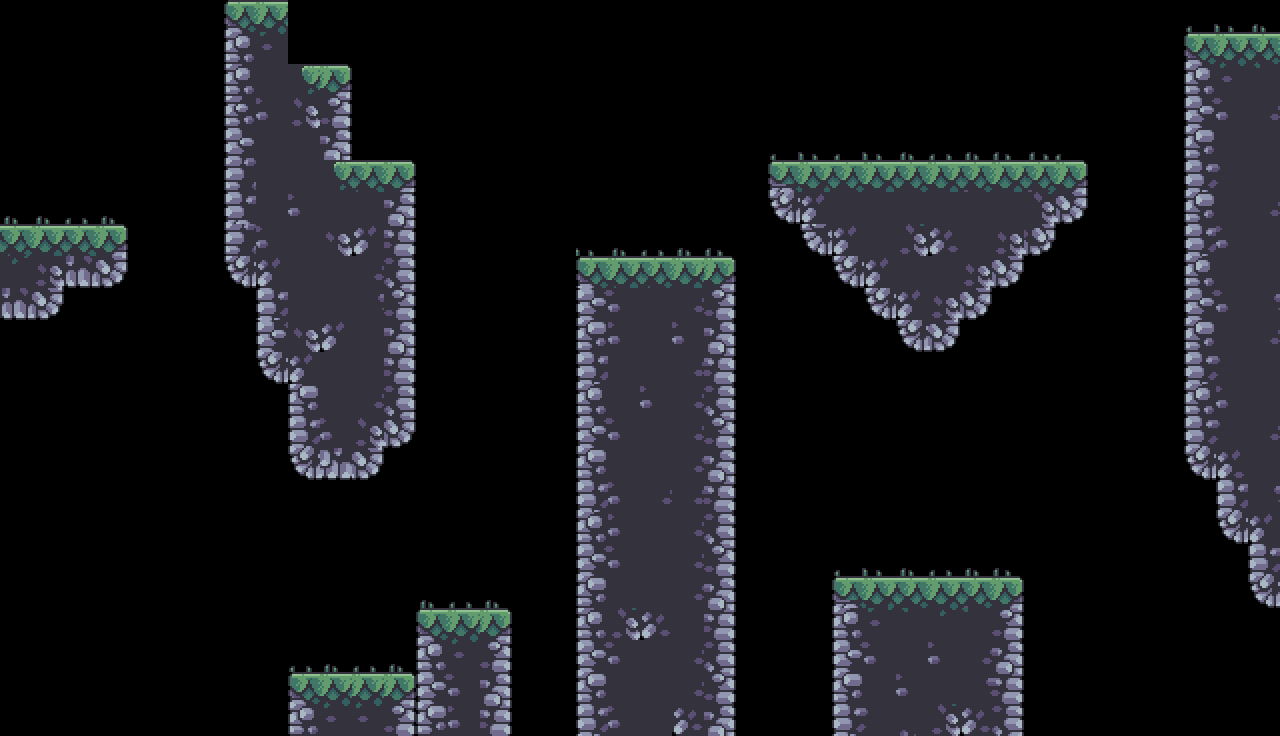

A 2D game scene composited from a Tiled map and its tileset images. What follows is a short description and the map's XML, with every tile layer's data as written:
An orthogonal 40x23 tile map with 32x32 px tiles, 2 tile layers (Terrain, Decorations), 4 tilesets and 2 objects (player, flag).

<map version="1.10" tiledversion="1.11.0" orientation="orthogonal" renderorder="right-down" width="40" height="23" tilewidth="32" tileheight="32" infinite="0" nextlayerid="4" nextobjectid="4">
 <tileset firstgid="1" name="player" tilewidth="64" tileheight="64" tilecount="1" columns="1">
  <image source="../../assets/graphics/tilesets/player.png" width="64" height="64" />
 </tileset>
 <tileset firstgid="2" name="flag" tilewidth="64" tileheight="64" tilecount="1" columns="1">
  <image source="../../assets/graphics/tilesets/flag.png" width="64" height="64" />
 </tileset>
 <tileset firstgid="3" name="terrain" tilewidth="32" tileheight="32" tilecount="192" columns="24">
  <image source="../../assets/graphics/tilesets/terrain.png" width="768" height="256" />
 </tileset>
 <tileset firstgid="195" name="grass" tilewidth="32" tileheight="32" tilecount="20" columns="10">
  <image source="../../assets/graphics/tilesets/grass.png" width="320" height="64" />
 </tileset>
 <layer id="1" name="Terrain" width="40" height="23">
  <data encoding="csv">
0,0,0,0,0,0,0,3,118,0,0,0,0,0,0,0,0,0,0,0,0,0,0,0,0,0,0,0,0,0,0,0,0,0,0,0,0,0,0,0,
0,0,0,0,0,0,0,27,28,0,0,0,0,0,0,0,0,0,0,0,0,0,0,0,0,0,0,0,0,0,0,0,0,0,0,0,0,3,4,5,
0,0,0,0,0,0,0,27,77,24,8,0,0,0,0,0,0,0,0,0,0,0,0,0,0,0,0,0,0,0,0,0,0,0,0,0,0,27,28,29,
0,0,0,0,0,0,0,33,52,132,32,0,0,0,0,0,0,0,0,0,0,0,0,0,0,0,0,0,0,0,0,0,0,0,0,0,0,51,52,55,
0,0,0,0,0,0,0,57,64,64,56,0,0,0,0,0,0,0,0,0,0,0,0,0,0,0,0,0,0,0,0,0,0,0,0,0,0,75,76,77,
0,0,0,0,0,0,0,81,64,64,24,7,8,0,0,0,0,0,0,0,0,0,0,0,147,148,149,150,149,150,151,150,151,152,0,0,0,99,100,78,
0,0,0,0,0,0,0,105,64,108,84,85,56,0,0,0,0,0,0,0,0,0,0,0,191,89,54,53,54,54,53,53,142,194,0,0,0,75,76,55,
5,6,7,8,0,0,0,81,108,64,92,93,80,0,0,0,0,0,0,0,0,0,0,0,0,171,89,54,136,137,53,90,176,0,0,0,0,99,52,78,
30,90,127,128,0,0,0,123,89,64,77,109,104,0,0,0,0,0,3,4,5,6,8,0,0,0,123,89,54,54,90,128,0,0,0,0,0,27,78,78,
127,128,0,0,0,0,0,0,99,13,84,79,32,0,0,0,0,0,51,52,54,55,32,0,0,0,0,123,89,90,128,0,0,0,0,0,0,51,52,79,
0,0,0,0,0,0,0,0,51,92,93,84,56,0,0,0,0,0,75,52,54,52,56,0,0,0,0,0,123,194,0,0,0,0,0,0,0,75,76,55,
0,0,0,0,0,0,0,0,191,89,84,85,80,0,0,0,0,0,99,53,54,55,80,0,0,0,0,0,0,0,0,0,0,0,0,0,0,99,100,78,
0,0,0,0,0,0,0,0,0,75,84,109,104,0,0,0,0,0,27,53,52,55,104,0,0,0,0,0,0,0,0,0,0,0,0,0,0,27,52,78,
0,0,0,0,0,0,0,0,0,99,108,132,128,0,0,0,0,0,51,52,54,55,32,0,0,0,0,0,0,0,0,0,0,0,0,0,0,99,100,55,
0,0,0,0,0,0,0,0,0,123,126,128,0,0,0,0,0,0,75,53,54,55,56,0,0,0,0,0,0,0,0,0,0,0,0,0,0,123,87,78,
0,0,0,0,0,0,0,0,0,0,0,0,0,0,0,0,0,0,99,108,109,55,80,0,0,0,0,0,0,0,0,0,0,0,0,0,0,0,99,79,
0,0,0,0,0,0,0,0,0,0,0,0,0,0,0,0,0,0,27,52,54,55,104,0,0,0,0,0,0,0,0,0,0,0,0,0,0,0,123,89,
0,0,0,0,0,0,0,0,0,0,0,0,0,0,0,0,0,0,51,52,54,55,32,0,0,0,0,0,0,0,0,0,0,0,0,0,0,0,0,99,
0,0,0,0,0,0,0,0,0,0,0,0,0,0,0,0,0,0,75,53,54,55,56,0,0,0,147,148,149,150,151,152,0,0,0,0,0,0,0,123,
0,0,0,0,0,0,0,0,0,0,0,0,0,3,4,8,0,0,27,136,137,64,80,0,0,0,27,28,29,30,31,32,0,0,0,0,0,0,0,0,
0,0,0,0,0,0,0,0,0,0,0,0,0,27,28,32,0,0,51,52,54,55,104,0,0,0,51,52,53,52,55,56,0,0,0,0,0,0,0,0,
0,0,0,0,0,0,0,0,0,3,4,4,8,51,52,56,0,0,75,53,54,55,32,0,0,0,75,76,52,78,79,80,0,0,0,0,0,0,0,0,
0,0,0,0,0,0,0,0,0,27,28,28,32,75,52,80,0,0,99,108,54,189,56,0,0,0,99,100,101,136,137,104,0,0,0,0,0,0,0,0
</data>
 </layer>
 <layer id="2" name="Decorations" width="40" height="23">
  <data encoding="csv">
0,0,0,0,0,0,0,0,0,0,0,0,0,0,0,0,0,0,0,0,0,0,0,0,0,0,0,0,0,0,0,0,0,0,0,0,0,205,206,207,
0,0,0,0,0,0,0,0,0,0,0,0,0,0,0,0,0,0,0,0,0,0,0,0,0,0,0,0,0,0,0,0,0,0,0,0,0,0,0,0,
0,0,0,0,0,0,0,0,0,0,0,0,0,0,0,0,0,0,0,0,0,0,0,0,0,0,0,0,0,0,0,0,0,0,0,0,0,0,0,0,
0,0,0,0,0,0,0,0,0,0,0,0,0,0,0,0,0,0,0,0,0,0,0,0,0,0,0,0,0,0,0,0,0,0,0,0,0,0,0,0,
0,0,0,0,0,0,0,0,0,0,0,0,0,0,0,0,0,0,0,0,0,0,0,0,205,206,205,206,207,208,209,210,211,212,0,0,0,0,0,0,
0,0,0,0,0,0,0,0,0,0,0,0,0,0,0,0,0,0,0,0,0,0,0,0,0,0,0,0,0,0,0,0,0,0,0,0,0,0,0,0,
207,207,208,209,0,0,0,0,0,0,0,0,0,0,0,0,0,0,0,0,0,0,0,0,0,0,0,0,0,0,0,0,0,0,0,0,0,0,0,0,
0,0,0,0,0,0,0,0,0,0,0,0,0,0,0,0,0,0,206,207,208,209,210,0,0,0,0,0,0,0,0,0,0,0,0,0,0,0,0,0,
0,0,0,0,0,0,0,0,0,0,0,0,0,0,0,0,0,0,0,0,0,0,0,0,0,0,0,0,0,0,0,0,0,0,0,0,0,0,0,0,
0,0,0,0,0,0,0,0,0,0,0,0,0,0,0,0,0,0,0,0,0,0,0,0,0,0,0,0,0,0,0,0,0,0,0,0,0,0,0,0,
0,0,0,0,0,0,0,0,0,0,0,0,0,0,0,0,0,0,0,0,0,0,0,0,0,0,0,0,0,0,0,0,0,0,0,0,0,0,0,0,
0,0,0,0,0,0,0,0,0,0,0,0,0,0,0,0,0,0,0,0,0,0,0,0,0,0,0,0,0,0,0,0,0,0,0,0,0,0,0,0,
0,0,0,0,0,0,0,0,0,0,0,0,0,0,0,0,0,0,0,0,0,0,0,0,0,0,0,0,0,0,0,0,0,0,0,0,0,0,0,0,
0,0,0,0,0,0,0,0,0,0,0,0,0,0,0,0,0,0,0,0,0,0,0,0,0,0,0,0,0,0,0,0,0,0,0,0,0,0,0,0,
0,0,0,0,0,0,0,0,0,0,0,0,0,0,0,0,0,0,0,0,0,0,0,0,0,0,0,0,0,0,0,0,0,0,0,0,0,0,0,0,
0,0,0,0,0,0,0,0,0,0,0,0,0,0,0,0,0,0,0,0,0,0,0,0,0,0,0,0,0,0,0,0,0,0,0,0,0,0,0,0,
0,0,0,0,0,0,0,0,0,0,0,0,0,0,0,0,0,0,0,0,0,0,0,0,0,0,0,0,0,0,0,0,0,0,0,0,0,0,0,0,
0,0,0,0,0,0,0,0,0,0,0,0,0,0,0,0,0,0,0,0,0,0,0,0,0,0,205,206,207,208,209,210,0,0,0,0,0,0,0,0,
0,0,0,0,0,0,0,0,0,0,0,0,0,207,208,209,0,0,0,0,0,0,0,0,0,0,0,0,0,0,0,0,0,0,0,0,0,0,0,0,
0,0,0,0,0,0,0,0,0,0,0,0,0,0,0,0,0,0,0,0,0,0,0,0,0,0,0,0,0,0,0,0,0,0,0,0,0,0,0,0,
0,0,0,0,0,0,0,0,0,208,207,208,209,0,0,0,0,0,0,0,0,0,0,0,0,0,0,0,0,0,0,0,0,0,0,0,0,0,0,0,
0,0,0,0,0,0,0,0,0,0,0,0,0,0,0,0,0,0,0,0,0,0,0,0,0,0,0,0,0,0,0,0,0,0,0,0,0,0,0,0,
0,0,0,0,0,0,0,0,0,0,0,0,0,0,0,0,0,0,0,0,0,0,0,0,0,0,0,0,0,0,0,0,0,0,0,0,0,0,0,0
</data>
 </layer>
 <objectgroup id="3" name="Objects">
  <object id="1" name="player" gid="1" x="32" y="224" width="64" height="64" />
  <object id="3" name="flag" gid="2" x="896" y="576" width="64" height="64" />
 </objectgroup>
</map>
